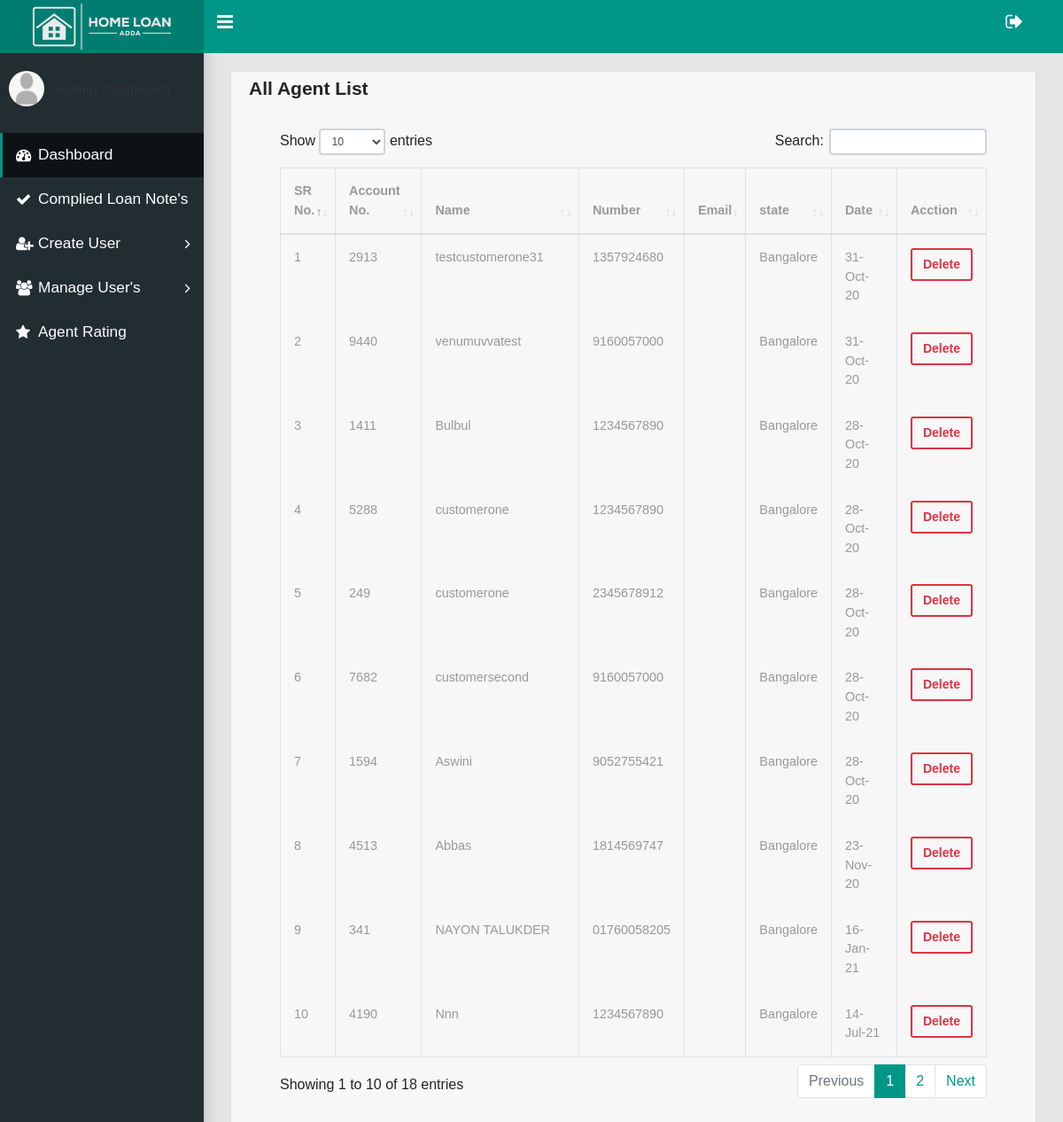
Page /all-user.php on the committed database.
### tables this page shows
CREATE TABLE `user_regi` (
  `id` int(11) NOT NULL,
  `uname` varchar(255) NOT NULL,
  `number` varchar(255) NOT NULL,
  `state` varchar(255) NOT NULL,
  `location` varchar(255) NOT NULL,
  `pass` varchar(255) NOT NULL,
  `account_no` varchar(255) NOT NULL,
  `date` varchar(255) NOT NULL,
  `verify` int(11) NOT NULL,
  `vkey` varchar(255) NOT NULL
);

### all-user.php (the view, shortened to what this page needs)
<?php
include 'inc/head.php';
?>
<div class="card">
    <div class="card-header">
        <div class="card-title">
            <h4 class="maincolor">All Agent List</h4>
        </div>
        <div class="card-body">
            <div class="table-responsive">
                <table class="table table-hover table-bordered" id="sampleTable">
                  <thead>
                    <tr>
                      <th>SR No.</th>
                      <th>Account No.</th>
                      <th>Name</th>
                      <th>Number</th>
                      <th>Email</th>
                      <th>state</th>
                      <th>Date</th>
                      <th>Acction</th>
                    </tr>
                  </thead>
                  <tbody>
                   <?php
                        $sr = 0;
                        $sql = "SELECT * FROM `user_regi` ORDER BY `user_regi`.`date` DESC ";
                        $result = mysqli_query($conn, $sql);
                            while($row = mysqli_fetch_assoc($result)){
                            $id = $row['id'];
                          $sr++;
                    ?>
                    <tr>
                      <td><?php echo $sr ;?></td>
                      <td><?php echo $row['account_no']; ?></td>
                      <td><?php echo $row['uname']; ?></td>
                      <td><?php echo $row['number']; ?></td>
                      <td><?php echo $row['email']; ?></td>
                      <td><?php echo $row['state']; ?></td>
                      <td><?php echo $row['date']; ?></td>
                      <td>
                          <a onclick="alert()" href="all-user.php?user_id=<?php echo $id;?>" class="btn btn-outline-danger">Delete</a>
                      </td>
                    </tr>
                    <?php }?>
                  </tbody>
                </table>
              </div>
        </div>
    </div>
</div>
<?php include 'inc/footer.php'?>

### inc/head.php (shortened to what this page needs)
<!DOCTYPE html>
<html lang="en">
  <head>
    <link rel="stylesheet" type="text/css" href="css/main.css">
    <link rel="stylesheet" type="text/css" href="css/style.css">
    <link rel="stylesheet" type="text/css" href="https://maxcdn.bootstrapcdn.com/font-awesome/4.7.0/css/font-awesome.min.css">
    <link href="https://cdnjs.cloudflare.com/ajax/libs/select2/4.0.6-rc.0/css/select2.min.css" rel="stylesheet" />
     <link rel="stylesheet" href="https://cdn.jsdelivr.net/npm/bootstrap-select@1.13.9/dist/css/bootstrap-select.min.css">
  </head>
  <body class="app sidebar-mini">
    <header class="app-header">
     <a class="app-header__logo" href="dashboard.php">
     <img src="images/logo.png" alt=""></a>
      <a class="app-sidebar__toggle" data-toggle="sidebar" aria-label="Hide Sidebar"></a>
      <ul class="app-nav">
        <li class="dropdown"><a class="app-nav__item" href="logout.php"><i class="fa fa-sign-out fa-lg"></i></a>
        </li>
      </ul>
    </header>
    <aside class="app-sidebar">
      <div class="app-sidebar__user"><img class="app-sidebar__user-avatar" src="images/plasholder.png" alt="User Image">
        <div>
          <p class="app-sidebar__user-designation">Admin Dashboard</p>
        </div>
      </div>
      <ul class="app-menu">
        <li><a class="app-menu__item active" href="dashboard.php"><i class="app-menu__icon fa fa-dashboard"></i><span class="app-menu__label">Dashboard</span></a></li>
         <li><a class="app-menu__item" href="all-complet-loan.php"><i class="app-menu__icon fa fa-check"></i><span class="app-menu__label">Complied Loan Note's</span></a></li>
        <li class="treeview"><a class="app-menu__item" href="#" data-toggle="treeview"><i class="app-menu__icon fa fa-user-plus"></i><span class="app-menu__label">Create User</span><i class="treeview-indicator fa fa-angle-right"></i></a>
        </li>
         <li class="treeview"><a class="app-menu__item" href="#" data-toggle="treeview"><i class="app-menu__icon fa fa-users"></i><span class="app-menu__label">Manage User's</span><i class="treeview-indicator fa fa-angle-right"></i></a>
        </li>
          <li><a class="app-menu__item" href="give-raring.php"><i class="app-menu__icon fa fa-star"></i><span class="app-menu__label">Agent Rating</span></a></li>
      </ul>
    </aside>
    <main class="app-content">

### inc/footer.php (shortened to what this page needs)
 </main>
  </body>
</html>

### css/style.css (style rules this page uses)
html, body { font-family: 'Poppins', sans-serif; font-size: 100%; overflow-x: hidden; background:#f5f7f8; }
body a { transition: 0.5s all ease; -webkit-transition: 0.5s all ease; -moz-transition: 0.5s all ease; -o-transition: 0.5s all ease; -ms-transition: 0.5s all ease; text-decoration: none; }
h1, h2, h3, h4, h5, h6 { margin: 0; font-weight: 600; font-family: 'Raleway', sans-serif; }
p { line-height: 1.8; font-size: 15px; color: #333; letter-spacing: 0.5px; }
ul { margin: 0; padding: 0; }
li { list-style-type: none; }
.card-header { padding: 0.4rem 1.25rem; }
.table > thead > tr > th, .table > tbody > tr > th, .table > tfoot > tr > th, .table > thead > tr > td, .table > tbody > tr > td, .table > tfoot > tr > td { border-top: none !important; }
.table td, .table>tbody>tr>td, .table>tbody>tr>th, .table>tfoot>tr>td, .table>tfoot>tr>th, .table>thead>tr>td, .table>thead>tr>th { padding: 15px!important; }
.table > thead > tr > th, .table > tbody > tr > th, .table > tfoot > tr > th, .table > thead > tr > td, .table > tbody > tr > td, .table > tfoot > tr > td { font-size: 0.9em; color: #999; border-top: none !important; }

### inc/head.php (style rules this page uses)
.app-sidebar__user-avatar { height: 40px; width: 40px; border-radius: 100%; }
.app-header__logo img { height: 100%; }

### rows in the picture
user_regi: account_no "2913", uname "testcustomerone31", number "1357924680", state "Bangalore", date "31-Oct-20"
user_regi: account_no "9440", uname "venumuvvatest", number "9160057000", state "Bangalore", date "31-Oct-20"
user_regi: account_no "1411", uname "Bulbul", number "1234567890", state "Bangalore", date "28-Oct-20"
user_regi: account_no "5288", uname "customerone", number "1234567890", state "Bangalore", date "28-Oct-20"
user_regi: account_no "249", uname "customerone", number "2345678912", state "Bangalore", date "28-Oct-20"
user_regi: account_no "7682", uname "customersecond", number "9160057000", state "Bangalore", date "28-Oct-20"
user_regi: account_no "1594", uname "Aswini", number "9052755421", state "Bangalore", date "28-Oct-20"
user_regi: account_no "4513", uname "Abbas", number "1814569747", state "Bangalore", date "23-Nov-20"
user_regi: account_no "341", uname "NAYON TALUKDER", number "01760058205", state "Bangalore", date "16-Jan-21"
user_regi: account_no "4190", uname "Nnn", number "1234567890", state "Bangalore", date "14-Jul-21"
